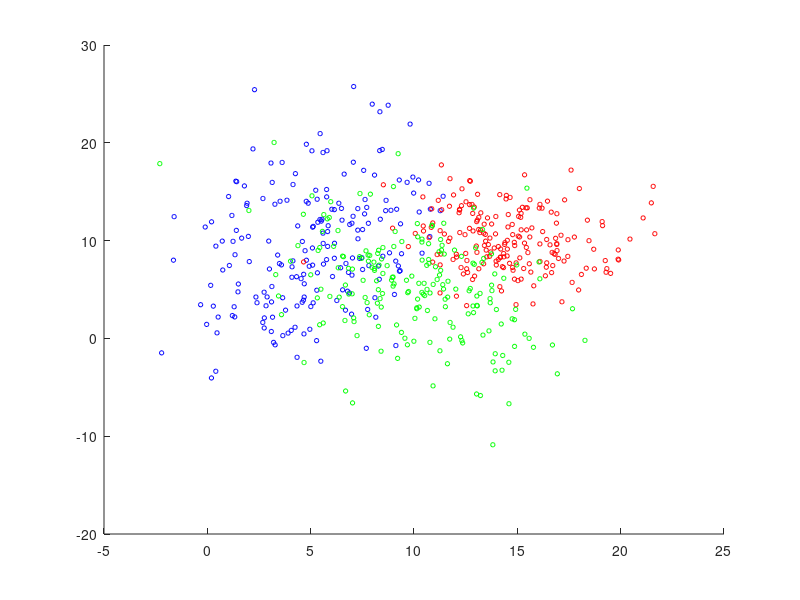

This figure's MATLAB source: (Note: this script raises an error after producing the figure.)
clear all;
close all;

MU1 = [5 10];
SIGMA1 = [8 4; 4 40];
MU2 = [15 10];
SIGMA2 = [8 0; 0 8];
MU3 = [10 5];
SIGMA3 = [10 -5; -5 20];
X1 = mvnrnd(MU1,SIGMA1,200);
X2 = mvnrnd(MU2,SIGMA2,200);
X3 = mvnrnd(MU3, SIGMA3, 200);

SIGMA1 = cov(X1);
SIGMA2 = cov(X2);
SIGMA3 = cov(X3);

range1 = [-5:0.1:20]
range2 = [-5:0.1:20]

figure;
hold on;

scatter(X1(:,1), X1(:,2), 10, 'b');
scatter(X2(:,1), X2(:,2), 10, 'r');
scatter(X3(:,1), X3(:,2), 10, 'g');

[c_vectors, c_values] = eigs(SIGMA1);
[d_vectors, d_values] = eigs(SIGMA2);
[e_vectors, e_values] = eigs(SIGMA3);

c_theta = atan2(c_vectors(2,1), c_vectors(1,1));
plot_ellipse(MU1(1), MU1(2), c_theta, sqrt(c_values(1,1)), sqrt(c_values(2,2)));

d_theta = atan2(d_vectors(2,1), d_vectors(1,1));
plot_ellipse(MU2(1), MU2(2), d_theta, sqrt(d_values(1,1)),sqrt(d_values(2,2)));

e_theta = atan2(e_vectors(2,1), e_vectors(1,1));
plot_ellipse(MU3(1), MU3(2), e_theta, sqrt(e_values(1,1)),sqrt(e_values(2,2)));

map_1 = MAP([MU1; MU2; MU3], range1, range2, cat(3, SIGMA1, SIGMA2, SIGMA3), [2/9 4/9 1/3]);
contour(range1, range2, map_1', 2, '--r');
hold on;

case2_classes = {X1, X2, X3};
confusion = zeros(size(case2_classes, 2));

for i=1:size(case2_classes, 2)
    current_class = cell2mat(case2_classes(i));
    for j=1:size(current_class, 1)

       predicted = MAP([MU1; MU2; MU3], current_class(j,1), current_class(j,2), cat(3, SIGMA1, SIGMA2, SIGMA3),[2/9 4/9 1/3] );
   
       confusion(i,predicted) = confusion(i,predicted) + 1;
    end
end 

confusion

error = (sum(confusion(:)) - trace(confusion)) / sum(confusion(:))